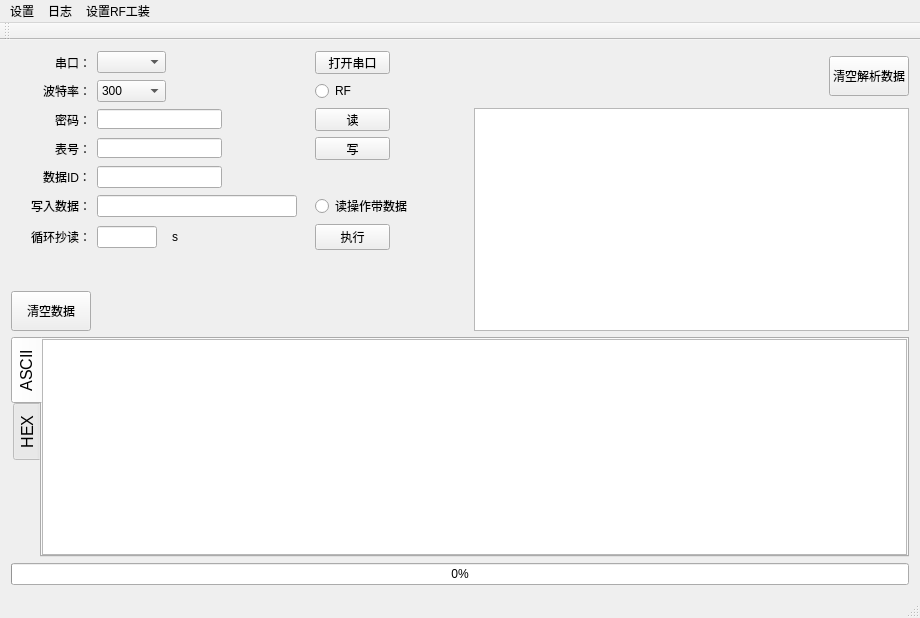
<?xml version="1.0" encoding="UTF-8"?>
<ui version="4.0">
 <class>MyIec</class>
 <widget class="QMainWindow" name="MyIec">
  <property name="geometry">
   <rect>
    <x>0</x>
    <y>0</y>
    <width>920</width>
    <height>618</height>
   </rect>
  </property>
  <property name="windowTitle">
   <string>MyIec</string>
  </property>
  <widget class="QWidget" name="centralWidget">
   <layout class="QGridLayout" name="gridLayout">
    <item row="2" column="0" alignment="Qt::AlignRight">
     <widget class="QLabel" name="label_5">
      <property name="text">
       <string>密码：</string>
      </property>
     </widget>
    </item>
    <item row="9" column="0">
     <widget class="QPushButton" name="pushButton_clear">
      <property name="minimumSize">
       <size>
        <width>0</width>
        <height>40</height>
       </size>
      </property>
      <property name="text">
       <string>清空数据</string>
      </property>
     </widget>
    </item>
    <item row="3" column="0" alignment="Qt::AlignRight">
     <widget class="QLabel" name="label_3">
      <property name="text">
       <string>表号：</string>
      </property>
     </widget>
    </item>
    <item row="11" column="0" colspan="8">
     <widget class="QProgressBar" name="progressBar">
      <property name="value">
       <number>0</number>
      </property>
      <property name="alignment">
       <set>Qt::AlignRight|Qt::AlignTrailing|Qt::AlignVCenter</set>
      </property>
     </widget>
    </item>
    <item row="0" column="7" rowspan="2" alignment="Qt::AlignRight">
     <widget class="QPushButton" name="pushButton_clear2">
      <property name="sizePolicy">
       <sizepolicy hsizetype="Fixed" vsizetype="Fixed">
        <horstretch>0</horstretch>
        <verstretch>0</verstretch>
       </sizepolicy>
      </property>
      <property name="minimumSize">
       <size>
        <width>0</width>
        <height>40</height>
       </size>
      </property>
      <property name="maximumSize">
       <size>
        <width>90</width>
        <height>16777215</height>
       </size>
      </property>
      <property name="layoutDirection">
       <enum>Qt::LeftToRight</enum>
      </property>
      <property name="autoFillBackground">
       <bool>false</bool>
      </property>
      <property name="text">
       <string>清空解析数据</string>
      </property>
     </widget>
    </item>
    <item row="0" column="5">
     <widget class="QPushButton" name="pushButton_OpenOrCloseSerial">
      <property name="minimumSize">
       <size>
        <width>75</width>
        <height>23</height>
       </size>
      </property>
      <property name="maximumSize">
       <size>
        <width>75</width>
        <height>23</height>
       </size>
      </property>
      <property name="text">
       <string>打开串口</string>
      </property>
     </widget>
    </item>
    <item row="5" column="5">
     <widget class="QRadioButton" name="radioButton">
      <property name="text">
       <string>读操作带数据</string>
      </property>
      <property name="checked">
       <bool>false</bool>
      </property>
      <property name="autoExclusive">
       <bool>false</bool>
      </property>
     </widget>
    </item>
    <item row="8" column="1">
     <spacer name="verticalSpacer_2">
      <property name="orientation">
       <enum>Qt::Vertical</enum>
      </property>
      <property name="sizeType">
       <enum>QSizePolicy::Fixed</enum>
      </property>
      <property name="sizeHint" stdset="0">
       <size>
        <width>20</width>
        <height>23</height>
       </size>
      </property>
     </spacer>
    </item>
    <item row="5" column="0" alignment="Qt::AlignRight">
     <widget class="QLabel" name="label_4">
      <property name="text">
       <string>写入数据：</string>
      </property>
     </widget>
    </item>
    <item row="1" column="0" alignment="Qt::AlignRight">
     <widget class="QLabel" name="label_2">
      <property name="text">
       <string>波特率：</string>
      </property>
     </widget>
    </item>
    <item row="2" column="7" rowspan="8">
     <widget class="QTextBrowser" name="textBrowser_3">
      <property name="minimumSize">
       <size>
        <width>300</width>
        <height>192</height>
       </size>
      </property>
     </widget>
    </item>
    <item row="0" column="1">
     <widget class="NewComboBox" name="comboBox">
      <property name="minimumSize">
       <size>
        <width>69</width>
        <height>22</height>
       </size>
      </property>
      <property name="maximumSize">
       <size>
        <width>69</width>
        <height>22</height>
       </size>
      </property>
     </widget>
    </item>
    <item row="0" column="0" alignment="Qt::AlignRight">
     <widget class="QLabel" name="label">
      <property name="text">
       <string>串口：</string>
      </property>
     </widget>
    </item>
    <item row="1" column="1">
     <widget class="QComboBox" name="comboBox_Baud">
      <property name="minimumSize">
       <size>
        <width>69</width>
        <height>22</height>
       </size>
      </property>
      <property name="maximumSize">
       <size>
        <width>69</width>
        <height>22</height>
       </size>
      </property>
      <item>
       <property name="text">
        <string>300</string>
       </property>
      </item>
      <item>
       <property name="text">
        <string>600</string>
       </property>
      </item>
      <item>
       <property name="text">
        <string>1200</string>
       </property>
      </item>
      <item>
       <property name="text">
        <string>2400</string>
       </property>
      </item>
      <item>
       <property name="text">
        <string>4800</string>
       </property>
      </item>
      <item>
       <property name="text">
        <string>9600</string>
       </property>
      </item>
      <item>
       <property name="text">
        <string>19200</string>
       </property>
      </item>
     </widget>
    </item>
    <item row="10" column="0" colspan="8">
     <widget class="QTabWidget" name="tabWidget">
      <property name="font">
       <font>
        <pointsize>12</pointsize>
       </font>
      </property>
      <property name="focusPolicy">
       <enum>Qt::WheelFocus</enum>
      </property>
      <property name="tabPosition">
       <enum>QTabWidget::West</enum>
      </property>
      <property name="tabShape">
       <enum>QTabWidget::Rounded</enum>
      </property>
      <property name="currentIndex">
       <number>0</number>
      </property>
      <property name="elideMode">
       <enum>Qt::ElideNone</enum>
      </property>
      <widget class="QWidget" name="tab">
       <attribute name="title">
        <string>ASCII</string>
       </attribute>
       <layout class="QHBoxLayout" name="horizontalLayout">
        <property name="spacing">
         <number>0</number>
        </property>
        <property name="leftMargin">
         <number>0</number>
        </property>
        <property name="topMargin">
         <number>0</number>
        </property>
        <property name="rightMargin">
         <number>0</number>
        </property>
        <property name="bottomMargin">
         <number>0</number>
        </property>
        <item>
         <widget class="QTextBrowser" name="textBrowser"/>
        </item>
       </layout>
      </widget>
      <widget class="QWidget" name="tab_2">
       <attribute name="title">
        <string>HEX</string>
       </attribute>
       <layout class="QHBoxLayout" name="horizontalLayout_2">
        <property name="spacing">
         <number>0</number>
        </property>
        <property name="leftMargin">
         <number>0</number>
        </property>
        <property name="topMargin">
         <number>0</number>
        </property>
        <property name="rightMargin">
         <number>0</number>
        </property>
        <property name="bottomMargin">
         <number>0</number>
        </property>
        <item>
         <widget class="QTextBrowser" name="textBrowser_2">
          <property name="cursor" stdset="0">
           <cursorShape>ArrowCursor</cursorShape>
          </property>
          <property name="mouseTracking">
           <bool>false</bool>
          </property>
          <property name="focusPolicy">
           <enum>Qt::TabFocus</enum>
          </property>
          <property name="contextMenuPolicy">
           <enum>Qt::DefaultContextMenu</enum>
          </property>
          <property name="layoutDirection">
           <enum>Qt::LeftToRight</enum>
          </property>
          <property name="sizeAdjustPolicy">
           <enum>QAbstractScrollArea::AdjustIgnored</enum>
          </property>
         </widget>
        </item>
       </layout>
      </widget>
     </widget>
    </item>
    <item row="3" column="5">
     <widget class="QPushButton" name="pushButton_2">
      <property name="minimumSize">
       <size>
        <width>75</width>
        <height>23</height>
       </size>
      </property>
      <property name="maximumSize">
       <size>
        <width>75</width>
        <height>23</height>
       </size>
      </property>
      <property name="text">
       <string>写</string>
      </property>
     </widget>
    </item>
    <item row="2" column="5">
     <widget class="QPushButton" name="pushButton">
      <property name="minimumSize">
       <size>
        <width>75</width>
        <height>23</height>
       </size>
      </property>
      <property name="maximumSize">
       <size>
        <width>75</width>
        <height>23</height>
       </size>
      </property>
      <property name="text">
       <string>读</string>
      </property>
     </widget>
    </item>
    <item row="6" column="2">
     <widget class="QLabel" name="label_7">
      <property name="text">
       <string>s</string>
      </property>
     </widget>
    </item>
    <item row="6" column="0" alignment="Qt::AlignRight">
     <widget class="QLabel" name="label_6">
      <property name="text">
       <string>循环抄读：</string>
      </property>
     </widget>
    </item>
    <item row="6" column="1">
     <widget class="QLineEdit" name="lineEdit_3">
      <property name="minimumSize">
       <size>
        <width>60</width>
        <height>0</height>
       </size>
      </property>
      <property name="maximumSize">
       <size>
        <width>60</width>
        <height>16777215</height>
       </size>
      </property>
     </widget>
    </item>
    <item row="5" column="1" colspan="4">
     <widget class="QLineEdit" name="lineEdit_2">
      <property name="minimumSize">
       <size>
        <width>199</width>
        <height>0</height>
       </size>
      </property>
      <property name="maximumSize">
       <size>
        <width>200</width>
        <height>16777215</height>
       </size>
      </property>
     </widget>
    </item>
    <item row="2" column="1" colspan="3">
     <widget class="QLineEdit" name="lineEdit_Password">
      <property name="sizePolicy">
       <sizepolicy hsizetype="Fixed" vsizetype="Fixed">
        <horstretch>0</horstretch>
        <verstretch>0</verstretch>
       </sizepolicy>
      </property>
      <property name="minimumSize">
       <size>
        <width>125</width>
        <height>20</height>
       </size>
      </property>
      <property name="maximumSize">
       <size>
        <width>125</width>
        <height>20</height>
       </size>
      </property>
     </widget>
    </item>
    <item row="3" column="1" colspan="2">
     <widget class="QLineEdit" name="lineEdit">
      <property name="sizePolicy">
       <sizepolicy hsizetype="Fixed" vsizetype="Fixed">
        <horstretch>0</horstretch>
        <verstretch>0</verstretch>
       </sizepolicy>
      </property>
      <property name="minimumSize">
       <size>
        <width>125</width>
        <height>20</height>
       </size>
      </property>
      <property name="maximumSize">
       <size>
        <width>125</width>
        <height>20</height>
       </size>
      </property>
     </widget>
    </item>
    <item row="6" column="5">
     <widget class="QPushButton" name="pushButton_3">
      <property name="maximumSize">
       <size>
        <width>75</width>
        <height>16777215</height>
       </size>
      </property>
      <property name="text">
       <string>执行</string>
      </property>
     </widget>
    </item>
    <item row="3" column="6">
     <spacer name="horizontalSpacer_2">
      <property name="orientation">
       <enum>Qt::Horizontal</enum>
      </property>
      <property name="sizeType">
       <enum>QSizePolicy::Fixed</enum>
      </property>
      <property name="sizeHint" stdset="0">
       <size>
        <width>50</width>
        <height>20</height>
       </size>
      </property>
     </spacer>
    </item>
    <item row="4" column="0" alignment="Qt::AlignRight">
     <widget class="QLabel" name="label_8">
      <property name="text">
       <string>数据ID：</string>
      </property>
     </widget>
    </item>
    <item row="4" column="1" colspan="2">
     <widget class="QLineEdit" name="lineEdit_4">
      <property name="minimumSize">
       <size>
        <width>125</width>
        <height>0</height>
       </size>
      </property>
      <property name="maximumSize">
       <size>
        <width>125</width>
        <height>16777215</height>
       </size>
      </property>
      <property name="text">
       <string/>
      </property>
     </widget>
    </item>
    <item row="1" column="5">
     <widget class="QRadioButton" name="radioButton_2">
      <property name="text">
       <string>RF</string>
      </property>
     </widget>
    </item>
   </layout>
  </widget>
  <widget class="QMenuBar" name="menuBar">
   <property name="geometry">
    <rect>
     <x>0</x>
     <y>0</y>
     <width>920</width>
     <height>23</height>
    </rect>
   </property>
   <widget class="QMenu" name="menu">
    <property name="title">
     <string>设置</string>
    </property>
    <addaction name="actionA"/>
    <addaction name="actionB"/>
    <addaction name="actionC"/>
   </widget>
   <widget class="QMenu" name="menu_2">
    <property name="title">
     <string>日志</string>
    </property>
    <addaction name="actionQ"/>
   </widget>
   <widget class="QMenu" name="menu_RF">
    <property name="title">
     <string>设置RF工装</string>
    </property>
    <addaction name="actionRF"/>
   </widget>
   <addaction name="menu"/>
   <addaction name="menu_2"/>
   <addaction name="menu_RF"/>
  </widget>
  <widget class="QToolBar" name="mainToolBar">
   <attribute name="toolBarArea">
    <enum>TopToolBarArea</enum>
   </attribute>
   <attribute name="toolBarBreak">
    <bool>false</bool>
   </attribute>
  </widget>
  <widget class="QStatusBar" name="statusBar"/>
  <action name="actionA">
   <property name="text">
    <string>串口设置</string>
   </property>
  </action>
  <action name="actionB">
   <property name="text">
    <string>通讯设置</string>
   </property>
  </action>
  <action name="actionQ">
   <property name="text">
    <string>打开*.txt</string>
   </property>
   <property name="iconText">
    <string>打开.txt</string>
   </property>
   <property name="toolTip">
    <string>打开.txt</string>
   </property>
  </action>
  <action name="actionC">
   <property name="text">
    <string>时间参数</string>
   </property>
  </action>
  <action name="actionRF">
   <property name="text">
    <string>打开设置软件</string>
   </property>
   <property name="iconText">
    <string>RF</string>
   </property>
   <property name="toolTip">
    <string>RF</string>
   </property>
  </action>
 </widget>
 <layoutdefault spacing="6" margin="11"/>
 <customwidgets>
  <customwidget>
   <class>NewComboBox</class>
   <extends>QComboBox</extends>
   <header location="global">newcombobox.h</header>
   <slots>
    <signal>clicked()</signal>
    <signal>signal2()</signal>
   </slots>
  </customwidget>
 </customwidgets>
 <resources/>
 <connections/>
</ui>
